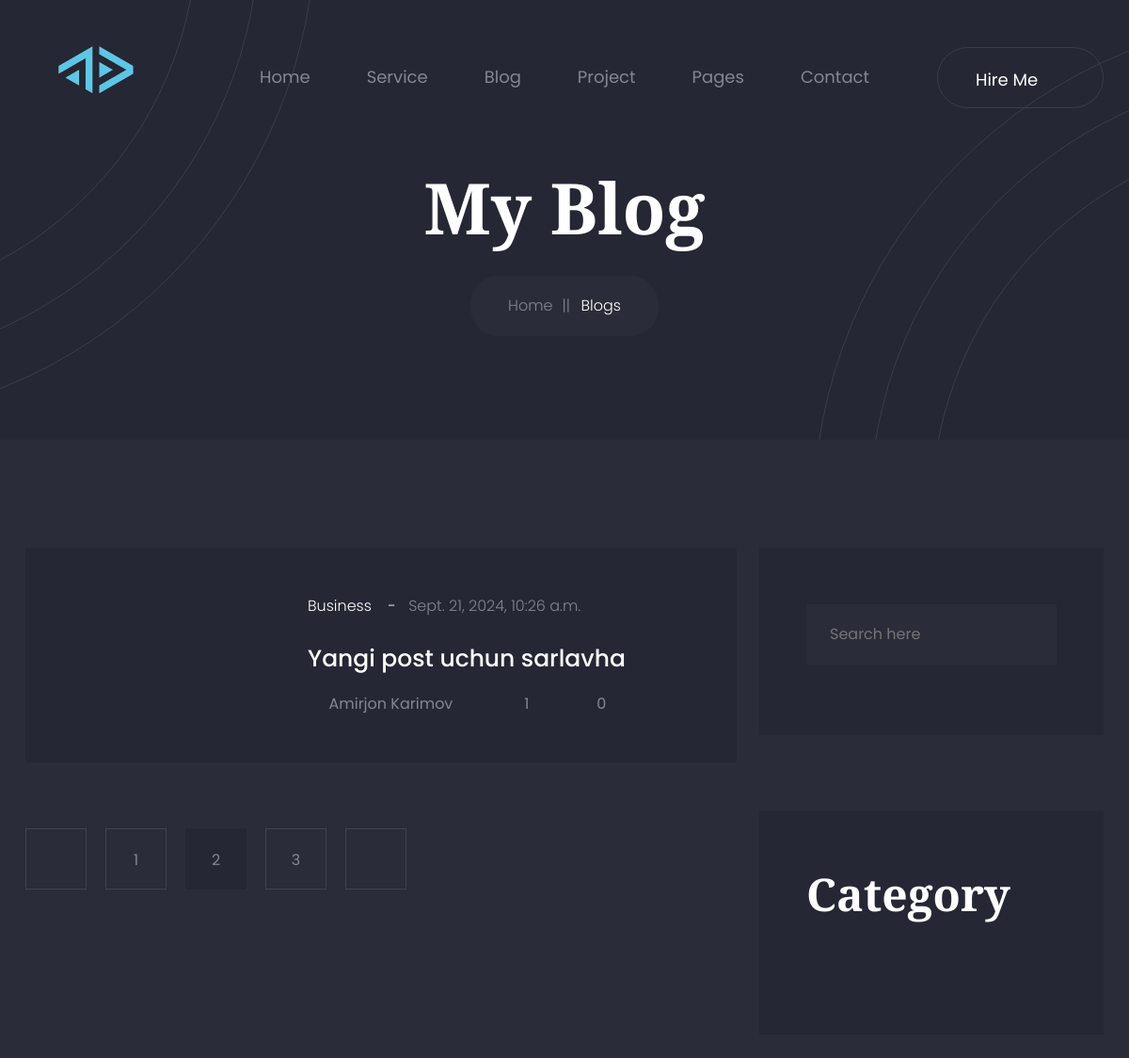
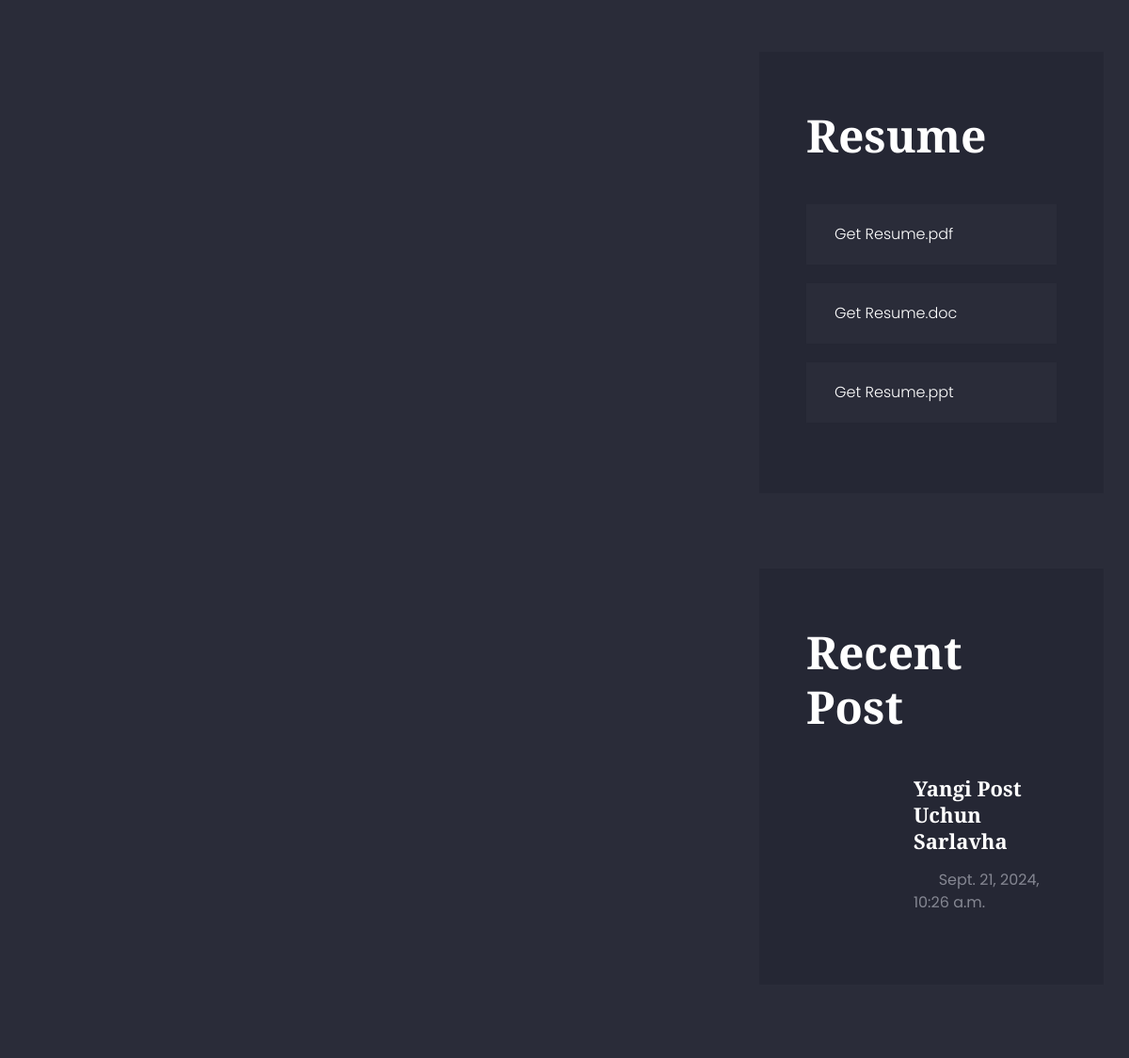
The app's page /business/posts/ (upper part), older data (2 pictures, top to bottom).
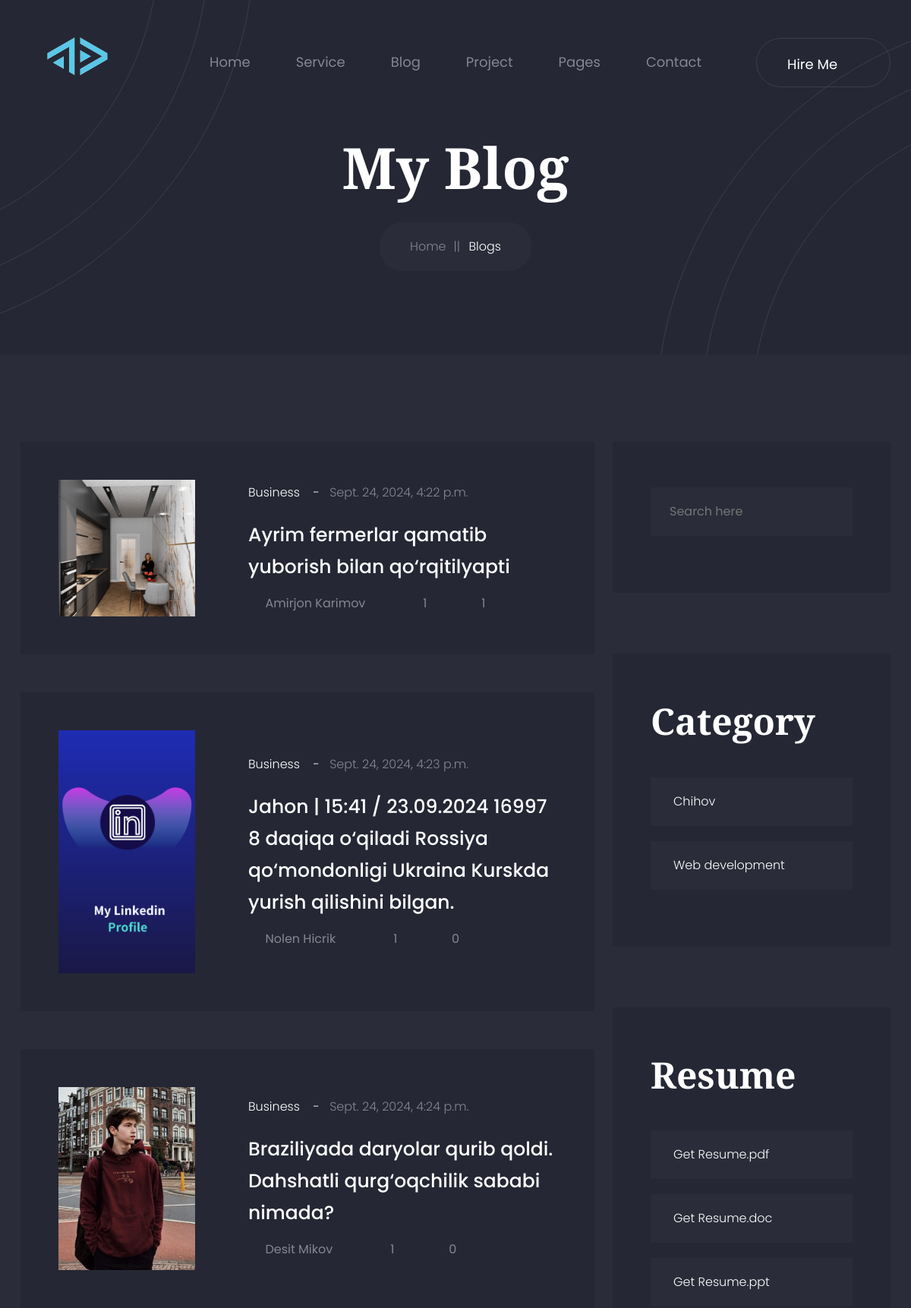
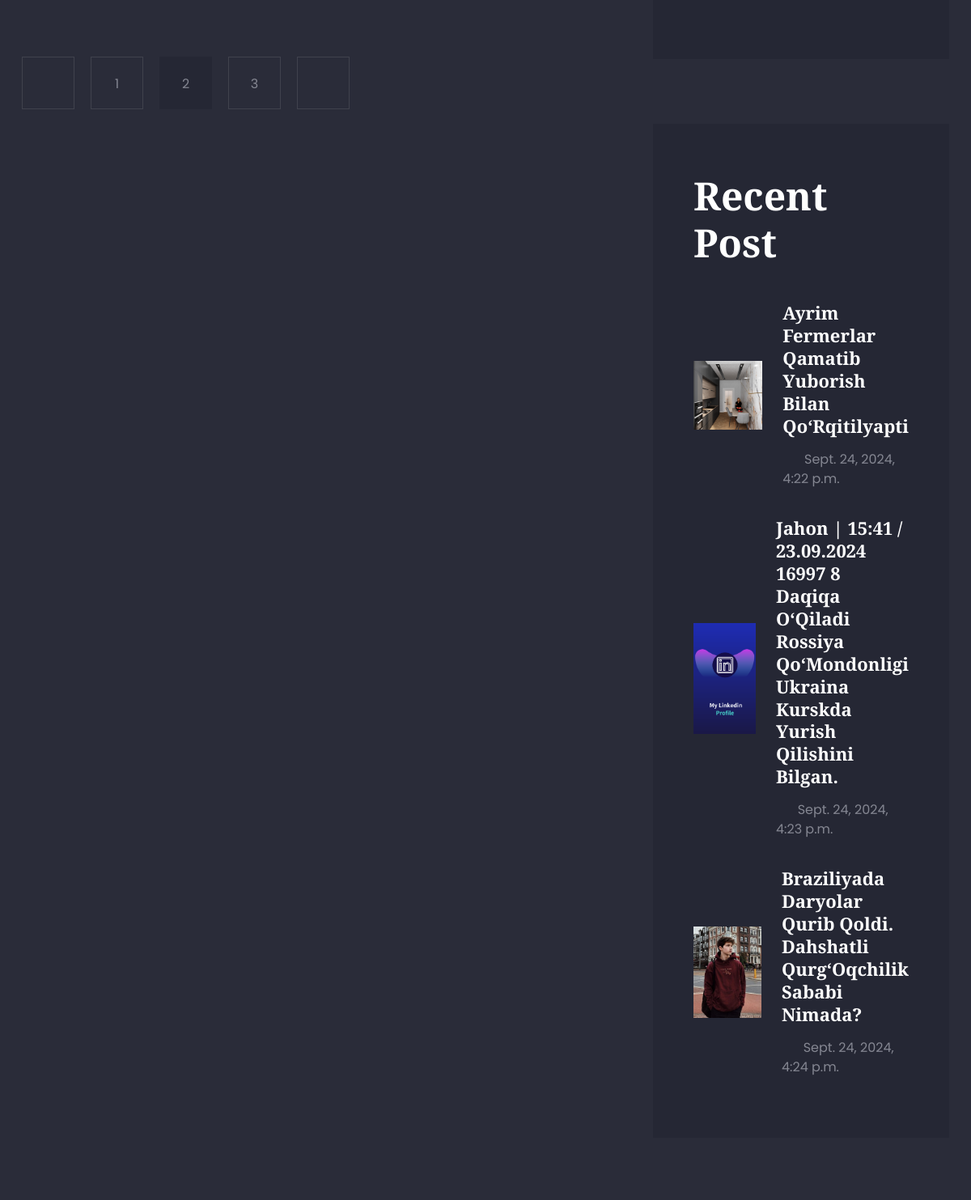
The same page, newer data (2 pictures, top to bottom).
### portfolio/models.py (models this page shows, shortened)
class Post(models.Model):
    title = models.CharField(verbose_name="Post title", max_length=550)
    author = models.CharField(verbose_name="Post author", default="Admin", max_length=100)
    image = models.ImageField(upload_to='blog_images/')
    category = models.ForeignKey(Category, on_delete=models.PROTECT, related_name='posts')
    publish_date = models.DateTimeField(verbose_name="Published time", auto_now_add=True)
    published = models.BooleanField(default=True)
    on_top = models.BooleanField(default=False)

class Category(models.Model):
    name = models.CharField(verbose_name="Category name",max_length=250)
    slug = models.SlugField(max_length=250, unique=True)
    def __str__(self):
        return str(self.name)

### portfolio/views.py (the view)
# urls.py: path('<slug:category_slug>/posts/', category_list, name='category_list')
def category_list(request,category_slug):
    slug = Category.objects.get(slug=category_slug)
    posts = Post.objects.filter(category=slug)
    categories = Category.objects.exclude(slug__in=[category_slug]).order_by('?')[:4]
    related_posts = Post.objects.filter(category=slug)
    return render(request,'blog-list-sidebar-right.html',context={
        "slug":slug,
        "posts":posts,
        "categories":categories,
        "related_posts":related_posts,
        })

### templates/blog-list-sidebar-right.html (shortened to what this page needs)
{%extends 'base.html'%}
{%load static%}
    {%block content%}
    <main class="main-wrapper">
        <div class="breadcrumb-section section-bg overflow-hidden pos-relative">
            <div class="breadcrumb-shape-top-left"></div>
            <div class="breadcrumb-shape-bottom-right"></div>
            <div class="breadcrumb-box">
                <div class="container">
                    <div class="row">
                        <div class="col-12">
                            <div class="breadcrumb-content">
                                <h2 class="title">My Blog</h2>
                                <ul class="breadcrumb-link">
                                    <li><a href="{%url 'home'%}">Home</a></li>
                                    <li class="active" aria-current="page">Blogs</li>
                                </ul>
                            </div>
                        </div>
                    </div>
                </div>
            </div>
        </div>
        <div class="blog-list-section section-mt-165">
            <div class="blog-list-box">
                <div class="container">
                    <div class="row flex-lg-row-reverse flex-column-reverse">
                        <div class="col-xl-4 col-lg-5">
                          <div class="sidebar-widget-area">
                            <div class="sidebar-widget-single-area search-widgets">
                                <form class="search-widgets-box" action="#" method="post">
                                    <input type="search" placeholder="Search here">
                                    <button><i class="icofont-search-1"></i></button>
                                </form>
                            </div>
                            <div class="sidebar-widget-single-area catagory-widgets">
                                <h3 class="title">Category</h3>
                                <ul class="widget-nav-list catagory-item-list">
                                    {%for cat in categories%}
                                    <li><a href="{% url 'category_list' category_slug=cat.slug %}"><span class="text">{{cat.name}}</span><span class="icon"><i class="icofont-double-right"></i></span></a></li>
                                    {%endfor%}
                                </ul>
                            </div>
                            <div class="sidebar-widget-single-area resume-widgets">
                                <h3 class="title">Resume</h3>
                                <ul class="widget-nav-list resume-item-list">
                                    <li><a href="#"><span class="text">Get Resume.pdf</span><span class="icon"><i class="icofont-file-pdf"></i></span></a></li>
                                    <li><a href="#"><span class="text">Get Resume.doc</span><span class="icon"><i class="icofont-file-word"></i></span></a></li>
                                    <li><a href="#"><span class="text">Get Resume.ppt</span><span class="icon"><i class="icofont-file-powerpoint"></i></span></a></li>
                                </ul>
                            </div>
                            <div class="sidebar-widget-single-area recentpost-widget">
                                <h3 class="title">Recent Post</h3>
                                <ul class="recent-blog-item-list">
                                    {%for posts in related_posts%}
                                    <li>
                                        <a href="blog-details-sidebar-left.html" class="image">
                                            <img src="{{posts.image.url}}" alt="">
                                        </a>
                                        <div class="content">
                                            <h4 class="title"><a href="blog-details-sidebar-left.html">{{posts.title | title}}</a></h4>
                                            <div class="post-meta">
                                                <a href="#" class="date icon-space-right"><i class="icofont-calendar"></i> {{posts.publish_date}}</a>
                                            </div>
                                        </div>
                                    </li>
                                    {%endfor%}
                                </ul>
                            </div>
                          </div>
                        </div>
                        <div class="col-xl-8 col-lg-7">
                            <div class="blog-list">
                                 {%for post in posts%}
                                <div class="blog-list-single-item">
                                    <a href="blog-details-sidebar-left.html" class="image">
                                        <img src="{{post.image.url}}" alt="">
                                    </a>
                                    <div class="content">
                                        <div class="post-meta-1">
                                            <a href="#" class="catagory">{{post.category}}</a>
                                            <a href="#" class="date">{{post.publish_date}}</a>
                                        </div>
                                        <h4 class="title"><a href="#">{{post.title}}</a></h4>
                                        <div class="post-meta-2">
                                            <a href="#" class="icon-space-right"><i class="icofont-ui-user"></i>{{post.author | title}}</a>
                                            <a href="{% url 'like_post' request.session.user_id post.pk %}" class="icon-space-right">
                                                <i class="icofont-heart"></i> {{ post.likes.all.count }}
                                            </a>
                                            <a href="#" class="icon-space-right"><i class="icofont-speech-comments"></i>{{post.comments.all.count}}</a>
                                        </div>
                                    </div>
                                </div>
                                {%endfor%}
                            </div>
                            <div class="d-flex justify-content-center justify-content-lg-start">
                                <div class="pagination">
                                    <div class="row">
                                        <div class="col-12">
                                            <ul class="pagination-nav-list">
                                                <li class="prev"><a href="#"><i class="icofont-double-left"></i></a></li>
                                                <li><a href="#">1</a></li>
                                                <li class="active"><a href="#">2</a></li>
                                                <li><a href="#">3</a></li>
                                                <li class="next"><a href="#"><i class="icofont-double-right"></i></a></li>
                                            </ul>
                                        </div>
                                    </div>
                                </div>
                            </div>
                        </div>
                    </div>
                </div>
            </div>
        </div>
        <br><br><br>
    </main>
    {%endblock content%}

### templates/base.html (shortened to what this page needs)
{%load static%}
<!DOCTYPE html>
<html lang="en">
    <head>
        <link rel="stylesheet" href="{%static 'assets/css/style.min.css'%}">
        <link rel="stylesheet" href="{%static 'assets/css/vendor/vendor.min.css'%}">
        <link rel="stylesheet" href="{%static 'assets/css/plugins/plugins.min.css'%}">
        <link rel="stylesheet" href="{%static 'assets/css/style.min.css'%}">
    </head>
<body>
    <header class="header-section sticky-header d-none d-lg-block">
        <div class="header-wrapper">
            <div class="container">
                <div class="row justify-content-between align-items-center">
                    <div class="col">
                        <a href="{%url 'home'%}" class="header-logo">
                            <img src="{%static 'assets/images/logo/logo.png'%}" alt="">
                        </a>
                    </div>
                    <div class="col-auto">
                        <ul class="header-nav">
                            <li><a href="{%url 'home'%}">Home</a></li>
                            <li class="has-dropdown">
                                <a href="{%url 'services'%}">Service</a>
                            </li>
                            <li class="has-dropdown">
                                <a href="blog-list.html">Blog</a>
                            </li>
                            <li><a href="{% url 'projects' %}">Project</a></li>
                            <li class="has-dropdown">
                                <a href="#">Pages</a>
                            </li>
                            <li><a href="contact.html">Contact</a></li>
                        </ul>
                    </div>
                    <div class="col">
                        <div class="header-btn-link text-end">
                            <a href="contact.html" class="btn btn-sm btn-outline-one icon-space-left">Hire Me <i class="icofont-double-right"></i></a>                        </div>
                    </div>
                </div>
            </div>
        </div>
    </header>
    {%block content%}
    {%endblock content%}
</body>
</html>

Row changes from the older to the newer data that the page shows:
added Category: name "Chihov"
added Category: name "Web development"
changed Post "Amirjon Karimov": image: picture added; title "Yangi Post Uchun Sarlavha" → "Ayrim Fermerlar Qamatib Yuborish Bilan Qo‘Rqitilyapti"; publish_date "Sept. 21, 2024, 10:26 a.m." → "Sept. 24, 2024, 4:22 p.m."; title "Yangi post uchun sarlavha" → "Ayrim fermerlar qamatib yuborish bilan qo‘rqitilyapti"; comments.all.count "0" → "1"
added Post: image (picture), title "Jahon | 15:41 / 23.09.2024 16997 8 Daqiqa O‘Qiladi Rossiya Qo‘Mondonligi Ukraina Kurskda Yurish Qilishini Bilgan.", publish_date "Sept. 24, 2024, 4:23 p.m.", category "Business", title "Jahon | 15:41 / 23.09.2024 16997 8 daqiqa o‘qiladi Rossiya qo‘mondonligi Ukraina Kurskda yurish qilishini bilgan.", author "Nolen Hicrik", likes.all.count "1", comments.all.count "0"
added Post: image (picture), title "Braziliyada Daryolar Qurib Qoldi. Dahshatli Qurg‘Oqchilik Sababi Nimada?", publish_date "Sept. 24, 2024, 4:24 p.m.", category "Business", title "Braziliyada daryolar qurib qoldi. Dahshatli qurg‘oqchilik sababi nimada?", author "Desit Mikov", likes.all.count "1", comments.all.count "0"
